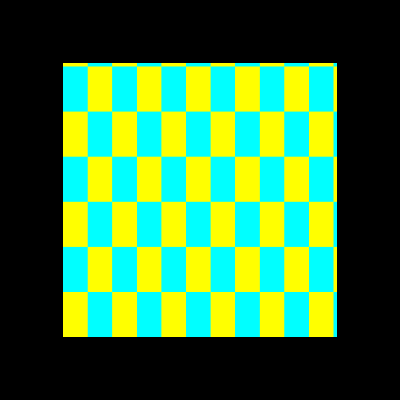

Source code (Python):
#!/usr/bin/env python

# Test picking on image data using vtkImageSliceMapper.

import vtkmodules.vtkInteractionStyle  # noqa: F401
import vtkmodules.vtkRenderingFreeType  # noqa: F401
import vtkmodules.vtkRenderingOpenGL2  # noqa: F401

from vtkmodules.vtkImagingCore import vtkImageWrapPad
from vtkmodules.vtkImagingGeneral import vtkImageCheckerboard
from vtkmodules.vtkImagingSources import vtkImageCanvasSource2D
from vtkmodules.vtkRenderingCore import (
    vtkCellPicker,
    vtkImageSlice,
    vtkImageSliceMapper,
    vtkPicker,
    vtkPointPicker,
    vtkRenderWindow,
    vtkRenderWindowInteractor,
    vtkRenderer,
)

# Image pipeline
size = 400

image_1 = vtkImageCanvasSource2D()
image_1.SetNumberOfScalarComponents(3)
image_1.SetScalarTypeToUnsignedChar()
image_1.SetExtent(0, size, 0, size, 0, 0)
image_1.SetDrawColor(255, 255, 0)
image_1.FillBox(0, size, 0, size)

pad_1 = vtkImageWrapPad()
pad_1.SetInputConnection(image_1.GetOutputPort())
pad_1.SetOutputWholeExtent(0, size, 0, size, 0, 10)
pad_1.Update()

image_2 = vtkImageCanvasSource2D()
image_2.SetNumberOfScalarComponents(3)
image_2.SetScalarTypeToUnsignedChar()
image_2.SetExtent(0, size, 0, size, 0, 0)
image_2.SetDrawColor(0, 255, 255)
image_2.FillBox(0, size, 0, size)

pad_2 = vtkImageWrapPad()
pad_2.SetInputConnection(image_2.GetOutputPort())
pad_2.SetOutputWholeExtent(0, size, 0, size, 0, 10)
pad_2.Update()

checkers = vtkImageCheckerboard()
checkers.SetInput1Data(pad_1.GetOutput())
checkers.SetInput2Data(pad_2.GetOutput())
checkers.SetNumberOfDivisions(11, 6, 0)

mapper = vtkImageSliceMapper()
mapper.SetInputConnection(checkers.GetOutputPort())
mapper.SliceAtFocalPointOn()
mapper.SliceFacesCameraOn()

image_slice = vtkImageSlice()
image_slice.SetMapper(mapper)
image_slice.GetProperty().SetColorLevel(127.5)
image_slice.GetProperty().SetColorWindow(255)

renderer = vtkRenderer()
renderer.AddViewProp(image_slice)

render_window = vtkRenderWindow()
render_window.AddRenderer(renderer)
render_window.SetWindowName("pick imagedata")
render_window.SetMultiSamples(0)
render_window.SetSize(size, size)

interactor = vtkRenderWindowInteractor()
interactor.SetRenderWindow(render_window)

render_window.Render()

# Perform picks
point_picker = vtkPointPicker()
cell_picker = vtkCellPicker()
prop_picker = vtkPicker()

for (i, j, cid, pid) in ((20, 40, -1, -1), (160, 100, 821341, 825800), (240, 300, 938658, 943010)):
    pos = [i, j]
    prop_picker.Pick(pos[0], pos[1], 0, renderer)
    cell_picker.Pick(pos[0], pos[1], 0, renderer)
    point_picker.Pick(pos[0], pos[1], 0, renderer)

interactor.Initialize()
interactor.Start()
